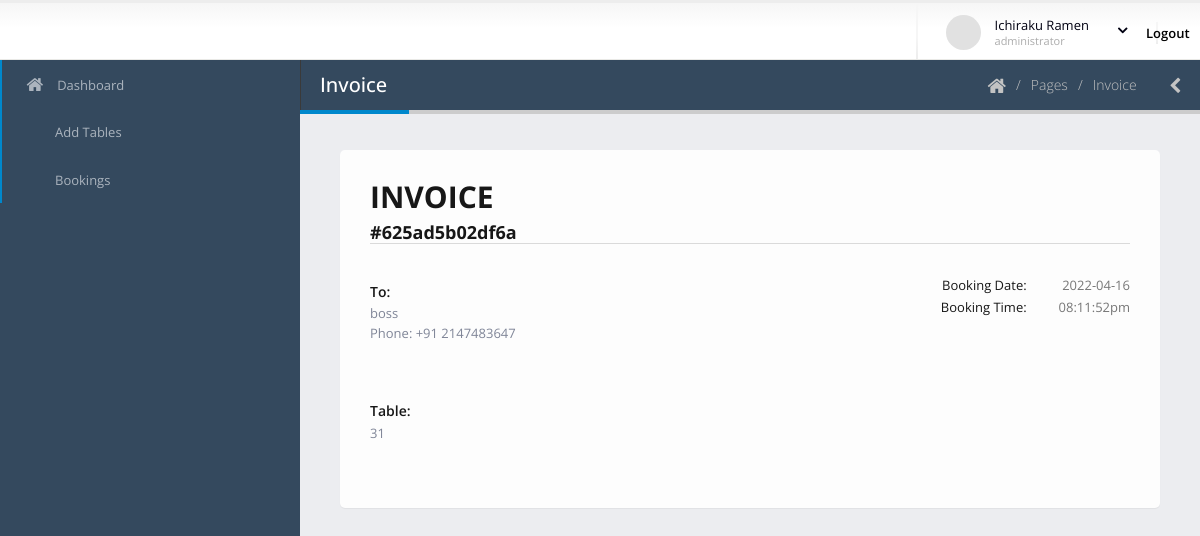
The page /dashboard/invoice.php?booking-number=625ad5b02df6a (signed in) on the database its author committed.
### tables this page shows
CREATE TABLE `booking_details` (
  `id` int(11) NOT NULL,
  `booking_id` varchar(200) DEFAULT NULL,
  `res_id` int(10) DEFAULT NULL,
  `booked_date` date NOT NULL,
  `booked_time` varchar(50) DEFAULT NULL,
  `name` varchar(255) DEFAULT NULL,
  `phone` int(20) DEFAULT NULL,
  `booking_date` date NOT NULL,
  `booking_time` varchar(50) DEFAULT NULL,
  `status` int(2) DEFAULT 0 COMMENT '0 reject 1 accept\r\n',
  `table_id` varchar(255) DEFAULT NULL
);

### dashboard/invoice.php (the view, shortened to what this page needs)
<?php include 'template/header.php';
?>
<body>
    <section class="body">
        <?php include 'template/top-bar.php'; ?>
        <div class="inner-wrapper">
            <?php include 'template/left-bar.php'; ?>
            <section role="main" class="content-body">
                <header class="page-header">
                    <h2>Invoice</h2>
                    <div class="right-wrapper pull-right">
                        <ol class="breadcrumbs">
                            <li>
                                <a href="index.php">
                                    <i class="fa fa-home"></i>
                                </a>
                            </li>
                            <li><span>Pages</span></li>
                            <li><span>Invoice</span></li>
                        </ol>
                        <a class="sidebar-right-toggle" data-open="sidebar-right"><i class="fa fa-chevron-left"></i></a>
                    </div>
                </header>
                <section class="panel">
                    <div class="panel-body">
                        <div class="invoice">
                            <header class="clearfix">
                                <div class="row">
                                    <div class="col-sm-4 mt-md">
                                        <h2 class="h2 mt-none mb-sm text-dark text-bold">INVOICE</h2>
                                        <h4 class="h4 m-none text-dark text-bold">
                                            #<?php echo $_GET['booking-number']; ?></h4>
                                    </div>
                                </div>
                            </header>
                            <?php
                            $con = connect();
                            $booking_number = $_GET['booking-number'];
                            $sql2 = "SELECT * FROM `booking_details` where booking_id = '$booking_number';";
                            $result2 = $con->query($sql2);
                            foreach ($result2 as $r2) {
                                $booking_date = $r2['booking_date'];
                                $booking_time = $r2['booking_time'];
                                $booking_name = $r2['name'];
                                $booking_phone = $r2['phone'];
                            } ?>
                            <div class="bill-info">
                                <div class="row">
                                    <div class="col-md-6">
                                        <div class="bill-to">
                                            <p class="h5 mb-xs text-dark text-semibold">To:</p>
                                            <address>
                                                <?php echo $booking_name; ?>
                                                <br />
                                                Phone: +91 <?php echo $booking_phone;?>
                                            </address>
                                        </div>
                                    </div>
                                    <div class="col-md-6">
                                        <div class="bill-data text-right">
                                            <p class="mb-none">
                                                <span class="text-dark">Booking Date:</span>
                                                <span class="value"><?php echo $booking_date; ?></span>
                                            </p>
                                            <p class="mb-none">
                                                <span class="text-dark">Booking Time:</span>
                                                <span class="value"><?php echo $booking_time; ?></span>
                                            </p>
                                        </div>
                                    </div>
                                </div>
                            </div>
                            <div class="bill-info">
                                <div class="row">
                                    <div class="col-md-6">
                                        <div class="bill-to">
                                            <p class="h5 mb-xs text-dark text-semibold">Table:</p>
                                            <address>
                                                <?php
                                                $booking_number = $_GET['booking-number'];
                                                $sql3 = "SELECT * FROM `booking_details` where booking_id = '$booking_number';";
                                                $result3 = $con->query($sql3);
                                                foreach ($result3 as $r3) {
                                                    $tbl_id = $r3['table_id'];
                                                }
                                                echo $tbl_id;
                                                ?>
                                            </address>
                                        </div>
                                    </div>
                                </div>
                            </div>
                        </div>
                    </div>
                </section>
            </section>
        </div>
    </section>
</body>
</html>

### dashboard/assets/stylesheets/skins/default.css (style rules this page uses)
a, .btn-link { color: #0088cc; }
.page-header h2 { border-bottom-color: #0088cc; }

### rows shown on the page
booking_details: name "boss", phone "2147483647", booking_date "2022-04-16", booking_time "08:11:52pm", table "31"

### other values the page prints
$_SESSION['name'] "Ichiraku Ramen"
$_GET['booking-number'] "625ad5b02df6a"
